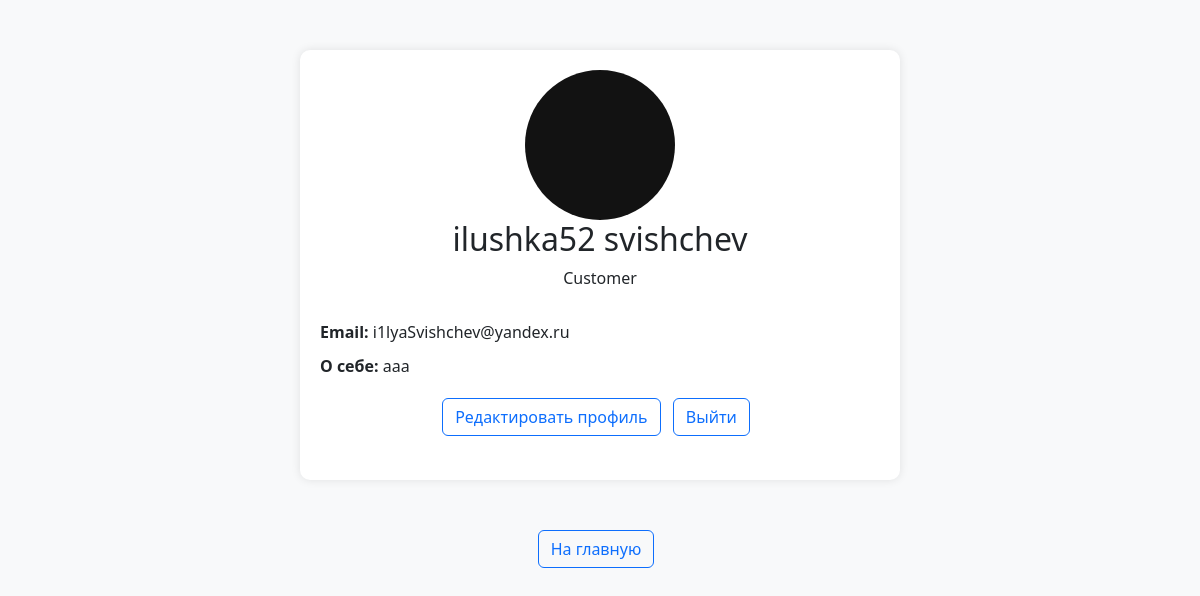
Screenshot of /profile (signed in) with the database file from the repository.
### data/user.py (models this page shows, shortened)
class User(SqlAlchemyBase, UserMixin):
    __tablename__ = 'users'
    id = sqlalchemy.Column(sqlalchemy.Integer,
                           primary_key=True, autoincrement=True)
    name = sqlalchemy.Column(sqlalchemy.String, nullable=True)
    surname = sqlalchemy.Column(sqlalchemy.String, nullable=True)
    profession = sqlalchemy.Column(sqlalchemy.String, nullable=True)
    portfolio_link = sqlalchemy.Column(sqlalchemy.String, nullable=True)
    about = sqlalchemy.Column(sqlalchemy.String, nullable=True)
    email = sqlalchemy.Column(sqlalchemy.String,
                              index=True, unique=True, nullable=True)
    hashed_password = sqlalchemy.Column(sqlalchemy.String, nullable=True)
    created_date = sqlalchemy.Column(sqlalchemy.DateTime,
                                     default=datetime.datetime.now)
    role = sqlalchemy.Column(sqlalchemy.String, nullable=True)
    avatar_path = sqlalchemy.Column(sqlalchemy.String, nullable=True)

### main.py (the view)
@app.route('/profile')
@login_required
def profile():
    db_sess = db_session.create_session()
    user = db_sess.query(User).get(current_user.id)
    print(user.name)
    return render_template('profile.html', user=user)

### data/db_session.py (called while the page is built)
def create_session() -> Session:
    global __factory
    return __factory()

### main.py (called while the page is built)
@login_manager.user_loader
def load_user(user_id):
    db_sess = db_session.create_session()
    return db_sess.query(User).get(user_id)

### templates/profile.html (shortened to what this page needs)
<!DOCTYPE html>
<html lang="ru">
<head>
    <link href="https://cdn.jsdelivr.net/npm/bootstrap@5.3.0-alpha1/dist/css/bootstrap.min.css" rel="stylesheet">
</head>
<body>
<div class="profile-container">
    <div class="profile-header">
        <img src="{{ user.avatar_path }}" alt="Аватар пользователя" class="img-fluid">
        <h2>{{ user.name }} {{ user.surname }}</h2>
        <p>{{ user.role.capitalize() }}</p>
    </div>
    <div class="profile-info">
        <p><strong>Email:</strong> {{ user.email }}</p>
        <p><strong>О себе:</strong> {{ user.about }}</p>
    </div>
    <div class="profile-actions">
        <a href="/edit_profile/{{ user.id }}" class="btn btn-outline-primary me-2">Редактировать профиль</a>
        <a href="/logout" class="btn btn-outline-primary me-2">Выйти</a><br><br>
    </div>
</div>
<div align="center">
        <a href="/main" class="btn btn-outline-primary me-2">На главную</a>
    </div>
</body>
</html>

### templates/profile.html (style rules this page uses)
body { background-color: #f8f9fa; }
.profile-container { max-width: 600px; margin: 50px auto; padding: 20px; background-color: #fff; border-radius: 10px; box-shadow: 0 0 10px rgba(0,0,0,0.1); }
.profile-header { text-align: center; margin-bottom: 30px; }
.profile-header img { width: 150px; height: 150px; border-radius: 50%; object-fit: cover; }
.profile-info { margin-bottom: 20px; }
.profile-info p { margin-bottom: 10px; }
.profile-actions { text-align: center; }

### rows the page displays
User: avatar_path (picture), name "ilushka52", surname "svishchev", role "Customer", email "i1lyaSvishchev@yandex.ru", about "aaa"
